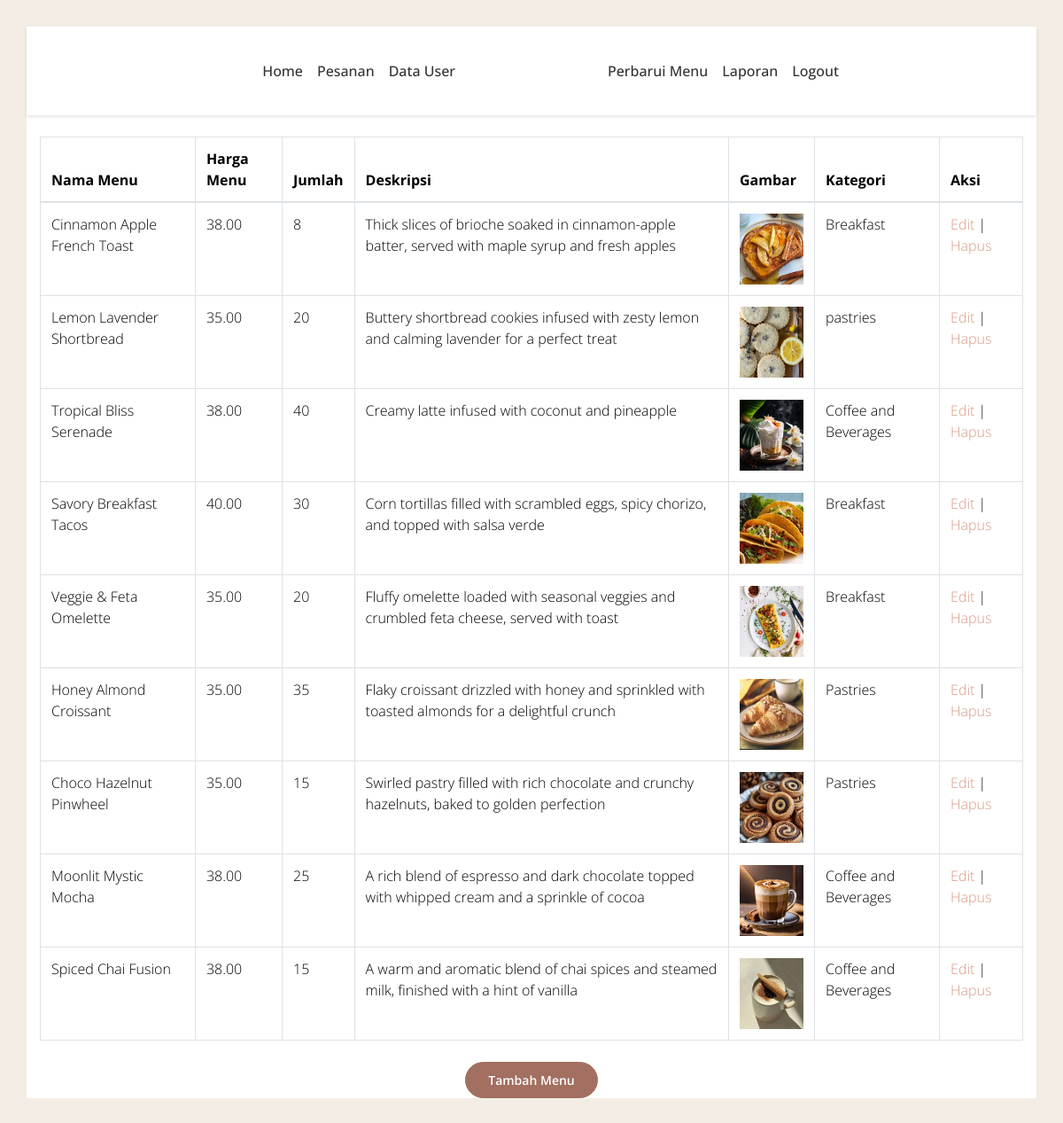
The page /listmenu.php (signed in) on the database its author committed.
### tables this page shows
CREATE TABLE `tbl_menu` (
  `id_menu` int(11) NOT NULL,
  `nama_menu` varchar(200) NOT NULL,
  `harga_menu` decimal(10,2) NOT NULL,
  `jumlah` int(100) NOT NULL,
  `deskripsi` varchar(200) NOT NULL,
  `image_url` varchar(255) NOT NULL,
  `kategori` varchar(100) NOT NULL
);

### listmenu.php (the view, shortened to what this page needs)
<?php
include('koneksi.php');
$query = "SELECT * FROM tbl_menu";
$result = mysqli_query($koneksi, $query);
?>
<!DOCTYPE html>
<html lang="en">
<head>
    <link rel="stylesheet" href="vendor/bootstrap/bootstrap.min.css">
    <link rel="stylesheet" href="vendor/select2/select2.min.css">
    <link rel="stylesheet" href="vendor/owlcarousel/owl.carousel.min.css">
    <link rel="stylesheet" href="https://cdn.rawgit.com/noelboss/featherlight/1.7.13/release/featherlight.min.css">
    <link rel="stylesheet" href="https://cdnjs.cloudflare.com/ajax/libs/tempusdominus-bootstrap-4/5.0.1/css/tempusdominus-bootstrap-4.min.css">
    <link rel="stylesheet" href="https://cdnjs.cloudflare.com/ajax/libs/font-awesome/5.8.1/css/brands.css">
    <link rel="stylesheet" href="https://cdn.linearicons.com/free/1.0.0/icon-font.min.css">
    <link rel="stylesheet" href="https://use.fontawesome.com/releases/v5.8.1/css/all.css">
    <link rel="stylesheet" href="css/style.min.css">
</head>
<body data-spy="scroll" data-target="#navbar" class="static-layout">
    <div class="boxed-page">
        <?php include 'navbaradmin.php'; ?>
            <div class="container">
                <table class="table table-bordered mt-4">
                    <thead>
                        <tr>
                            <th>Nama Menu</th>
                            <th>Harga Menu</th>
                            <th>Jumlah</th>
                            <th>Deskripsi</th>
                            <th>Gambar</th>
                            <th>Kategori</th>
                            <th>Aksi</th>
                        </tr>
                    </thead>
                    <tbody>
                        <?php
                        while ($row = mysqli_fetch_assoc($result)) {
                            $image_path = "img/{$row['image_url']}";
                            echo "<tr>";
                            echo "<td>" . $row['nama_menu'] . "</td>";
                            echo "<td>" . number_format($row['harga_menu'], 2) . "</td>";
                            echo "<td>" . $row['jumlah'] . "</td>";
                            echo "<td>" . $row['deskripsi'] . "</td>";
                            echo "<td><img class='img-fluid' src='$image_path' alt='{$row['nama_menu']}' style='width: 80px; height: 80px;'>";
                            echo "<td>" . $row['kategori'] . "</td>";
                            echo "<td>
                            <a href='editmenu.php?id_menu=" . $row['id_menu'] . "'>Edit</a> |
                            <a href='deletemenu.php?id_menu=" . $row['id_menu'] . "' onclick='return confirm(\"Yakin ingin menghapus menu?\")'>Hapus</a>
                          </td>";
                    echo "</tr>";
                        }
                        ?>
                    </tbody>
                </table>
                <div class="text-center mt-4">
                    <a href="tambahmenu.php" class="btn btn-primary">Tambah Menu</a>
                </div>
            </div>
        </div>
    </body>
</html>

### navbaradmin.php (shortened to what this page needs)
<nav id="navbar-header" class="navbar navbar-expand-lg">
    <div class="container">
        <div class="collapse navbar-collapse justify-content-between" id="navbarSupportedContent">
            <ul class="navbar-nav d-flex justify-content-between">
                <li class="nav-item only-desktop">
                    <a class="nav-link" id="side-nav-open" href="#">
                    </a>
                </li>
                <div class="d-flex flex-lg-row flex-column">
                    <li class="nav-item active">
                        <a class="nav-link" href="admin.php">Home <span class="sr-only">(current)</span></a>
                    </li>
                    <li class="nav-item">
                        <a class="nav-link" href="kelolapesanan.php">Pesanan</a>
                    </li>
                    <li class="nav-item active">
                        <a class="nav-link" href="datauser.php">Data User</a>
                    </li>
                </div>
            </ul>
            <a class="navbar-brand navbar-brand-center d-flex align-items-center only-desktop" href="#">
            </a>
            <ul class="navbar-nav d-flex justify-content-between">
                <div class="d-flex flex-lg-row flex-column">
                    <li class="nav-item">
                        <a class="nav-link" href="listmenu.php">Perbarui Menu</a>
                    </li>
                    <li class="nav-item dropdown">
                        <a class="nav-link" href="laporan.php">Laporan</a>
                    </li>
                    <li class="nav-item dropdown">
                        <a class="nav-link" href="logout.php">Logout</a>
                    </li>
                </div>
            </ul>
        </div>
    </div>
</nav>

### rows shown on the page
tbl_menu: nama_menu "Cinnamon Apple French Toast", harga_menu "38.00", jumlah "8", deskripsi "Thick slices of brioche soaked in cinnamon-apple batter, served with maple syrup and fresh apples", image_url (picture), kategori "Breakfast"
tbl_menu: nama_menu "Lemon Lavender Shortbread", harga_menu "35.00", jumlah "20", deskripsi "Buttery shortbread cookies infused with zesty lemon and calming lavender for a perfect treat", image_url (picture), kategori "pastries"
tbl_menu: nama_menu "Tropical Bliss Serenade", harga_menu "38.00", jumlah "40", deskripsi "Creamy latte infused with coconut and pineapple", image_url (picture), kategori "Coffee and Beverages"
tbl_menu: nama_menu "Savory Breakfast Tacos", harga_menu "40.00", jumlah "30", deskripsi "Corn tortillas filled with scrambled eggs, spicy chorizo, and topped with salsa verde", image_url (picture), kategori "Breakfast"
tbl_menu: nama_menu "Veggie & Feta Omelette", harga_menu "35.00", jumlah "20", deskripsi "Fluffy omelette loaded with seasonal veggies and crumbled feta cheese, served with toast", image_url (picture), kategori "Breakfast"
tbl_menu: nama_menu "Honey Almond Croissant", harga_menu "35.00", jumlah "35", deskripsi "Flaky croissant drizzled with honey and sprinkled with toasted almonds for a delightful crunch", image_url (picture), kategori "Pastries"
tbl_menu: nama_menu "Choco Hazelnut Pinwheel", harga_menu "35.00", jumlah "15", deskripsi "Swirled pastry filled with rich chocolate and crunchy hazelnuts, baked to golden perfection", image_url (picture), kategori "Pastries"
tbl_menu: nama_menu "Moonlit Mystic Mocha", harga_menu "38.00", jumlah "25", deskripsi "A rich blend of espresso and dark chocolate topped with whipped cream and a sprinkle of cocoa", image_url (picture), kategori "Coffee and Beverages"
tbl_menu: nama_menu "Spiced Chai Fusion", harga_menu "38.00", jumlah "15", deskripsi "A warm and aromatic blend of chai spices and steamed milk, finished with a hint of vanilla", image_url (picture), kategori "Coffee and Beverages"
